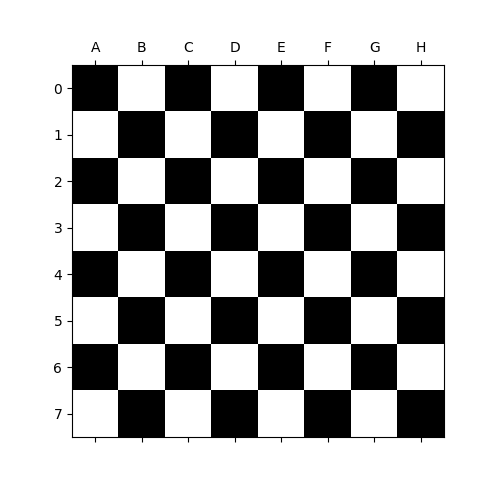

Here is the Python script that generated this plot:
import numpy as np
import matplotlib.pyplot as plt
from matplotlib.colors import ListedColormap

# Define rows and cols numbers
nrows, ncols = 8,8

# Make a zero matrix according to rows, cols with interger type value
image = np.zeros((nrows,ncols),dtype=int)

# Replace a value 0 to 1 after skip one zero
image[1::2,::2] = 1
image[::2,1::2] = 1

# Reshape matrix
image = image.reshape((nrows, ncols))

# Give the color for each square
cmap = ListedColormap(['k', 'w'])

# Create an image on plot
plt.matshow(image,cmap=cmap)
# Make label
row_labels = range(nrows)
col_labels = ['A', 'B', 'C', 'D', 'E', 'F', 'G', 'H']

# Change rows and cols label
plt.xticks(range(ncols), col_labels)
plt.yticks(range(nrows), row_labels)

# Show plot and storing image

plt.savefig('chess.png')
plt.show()
